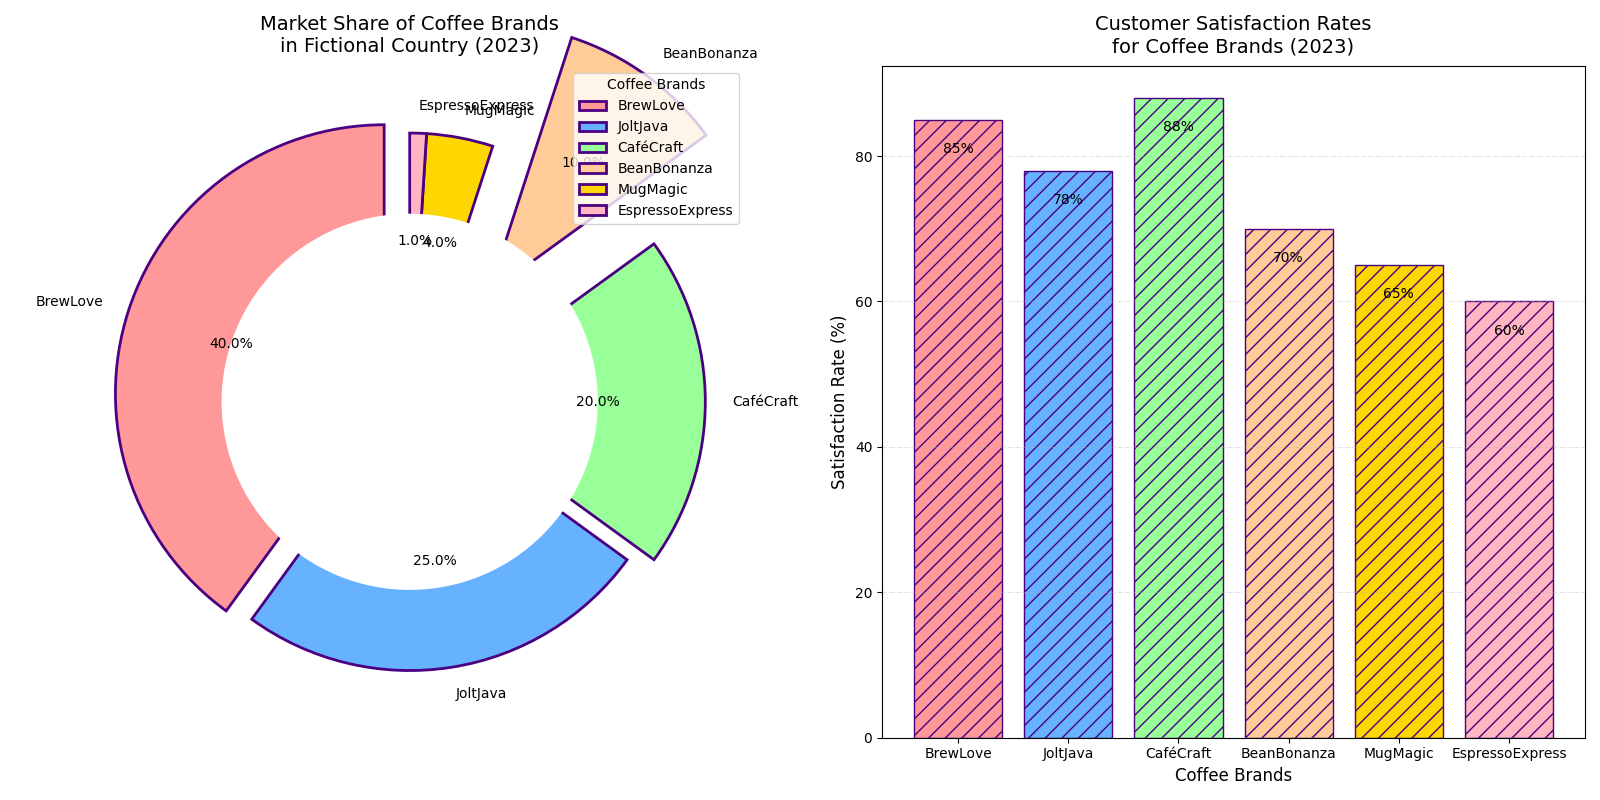

This figure's Python source:
import matplotlib.pyplot as plt
import numpy as np

coffee_brands = ['BrewLove', 'JoltJava', 'CaféCraft', 'BeanBonanza', 'MugMagic', 'EspressoExpress']
market_shares = [40, 25, 20, 10, 4, 1]
colors = ['#FF9999', '#66B2FF', '#99FF99', '#FFCC99', '#FFD700', '#FFB6C1']
explode = [0.1, 0, 0.1, 0.5, 0, 0]
customer_satisfaction = [85, 78, 88, 70, 65, 60]

fig, axs = plt.subplots(1, 2, figsize=(16, 8))

# Donut Pie Chart for Market Shares
wedges, texts, autotexts = axs[0].pie(
    market_shares, 
    explode=explode, 
    labels=coffee_brands, 
    autopct='%1.1f%%', 
    startangle=90, 
    colors=colors, 
    wedgeprops={'edgecolor': '#4B0082', 'linewidth': 2.0},
    shadow=False
)

# Draw a circle at the center of the pie to make it a donut chart
centre_circle = plt.Circle((0, 0), 0.70, fc='white')
axs[0].add_artist(centre_circle)

for autotext in autotexts:
    autotext.set_color('black')
    autotext.set_fontweight('normal')
    autotext.set_fontsize(10)

axs[0].set_title('Market Share of Coffee Brands\nin Fictional Country (2023)', fontsize=14, fontweight='normal', pad=10)

# Bar Chart for Customer Satisfaction Rates
bars = axs[1].bar(coffee_brands, customer_satisfaction, color=colors, edgecolor='#4B0082', hatch='//')

for bar in bars:
    height = bar.get_height()
    axs[1].text(bar.get_x() + bar.get_width() / 2, height - 5, f'{height}%',
                ha='center', va='bottom', fontsize=10, fontweight='normal')

axs[1].set_title('Customer Satisfaction Rates\nfor Coffee Brands (2023)', fontsize=14, fontweight='normal', pad=10)
axs[1].set_xlabel('Coffee Brands', fontsize=12)
axs[1].set_ylabel('Satisfaction Rate (%)', fontsize=12)
axs[1].yaxis.grid(True, linestyle='-.', linewidth=0.5, alpha=0.5)

plt.tight_layout()

axs[0].legend(wedges, coffee_brands, title="Coffee Brands", loc="upper right")

plt.show()
